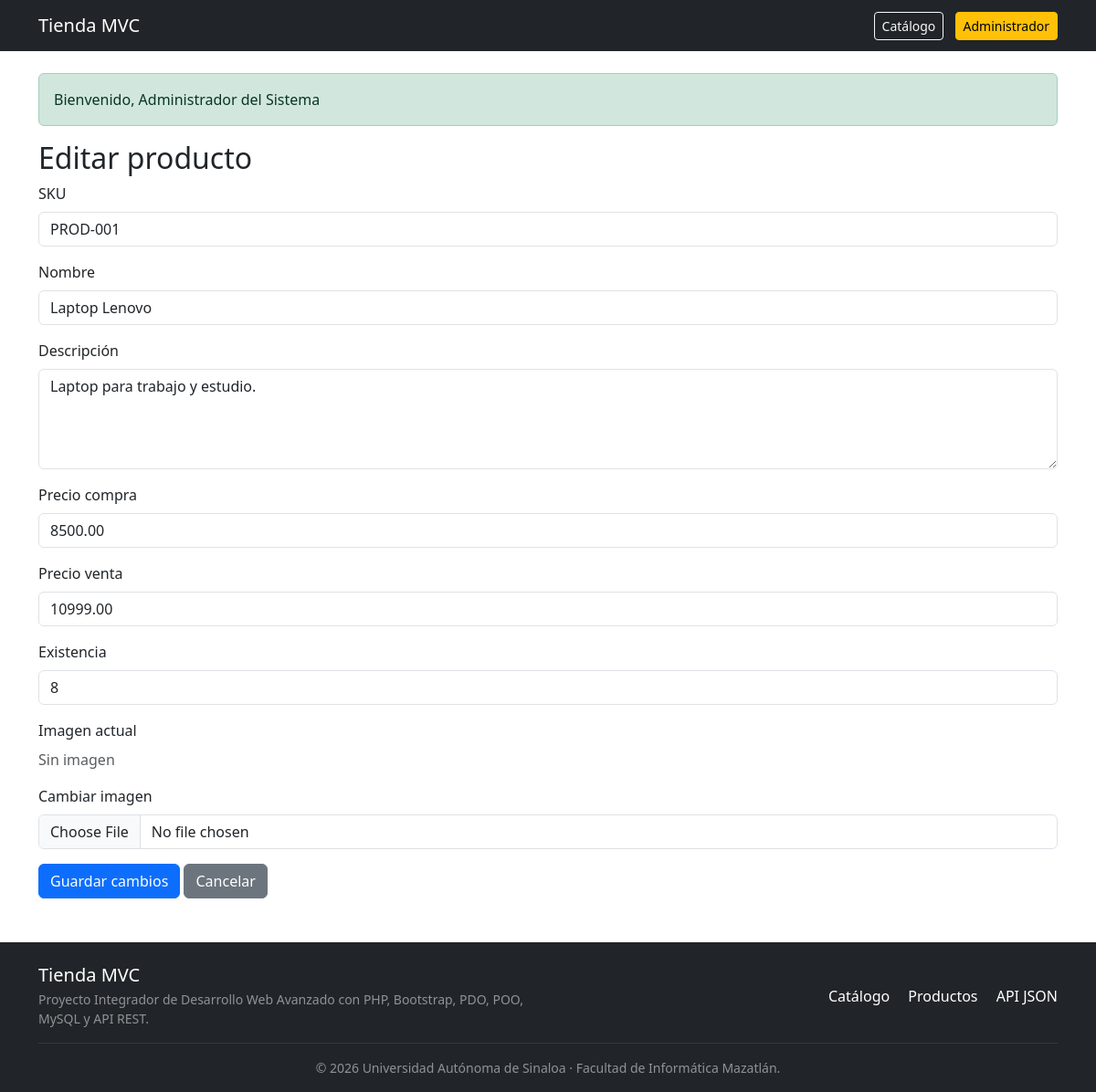
The page /index.php?route=productos/edit&id=1 (signed in) on the database its author committed.
### tables this page shows
CREATE TABLE IF NOT EXISTS productos (
    id INT AUTO_INCREMENT PRIMARY KEY,
    sku VARCHAR(50) NOT NULL UNIQUE,
    nombre VARCHAR(120) NOT NULL,
    descripcion TEXT NULL,
    precio_compra DECIMAL(10,2) NOT NULL DEFAULT 0.00,
    precio_venta DECIMAL(10,2) NOT NULL DEFAULT 0.00,
    existencia INT NOT NULL DEFAULT 0,
    imagen VARCHAR(255) NULL,
    created_at TIMESTAMP DEFAULT CURRENT_TIMESTAMP,
    updated_at TIMESTAMP DEFAULT CURRENT_TIMESTAMP ON UPDATE CURRENT_TIMESTAMP
);

### controllers/ProductoController.php (called while the page is built, shortened)
<?php
class ProductoController
{
    private ProductoModel $productoModel;
    public function __construct()
    {
        $this->productoModel = new ProductoModel();
    }
    public function edit(): void
    {
        $id = (int)($_GET['id'] ?? 0);
        $producto = $this->productoModel->obtenerPorId($id);
        require_once __DIR__ . '/../views/productos/edit.php';
    }
}
?>

### config/Autoload.php (called while the page is built, shortened)
<?php
spl_autoload_register(function ($class) {
    $baseDir = __DIR__ . '/../';
    $class = str_replace('\\', '/', $class);
    $parts = explode('/', $class);
    if (!empty($parts)) {
        $parts[0] = strtolower($parts[0]);
    }
    $file = $baseDir . implode('/', $parts) . '.php';
});

### config/Database.php (called while the page is built, shortened)
<?php
class Database
{
    private string $host = "localhost";
    private string $dbName = "productos";
    private string $username = "root";
    private string $password = "";
    private string $charset = "utf8mb4";
    public function connect(): PDO
    {
        try {
            $dsn = "mysql:host={$this->host};dbname={$this->dbName};charset={$this->charset}";
            $pdo = new PDO($dsn, $this->username, $this->password);
            $pdo->setAttribute(PDO::ATTR_ERRMODE, PDO::ERRMODE_EXCEPTION);
            $pdo->setAttribute(PDO::ATTR_DEFAULT_FETCH_MODE, PDO::FETCH_ASSOC);
            return $pdo;
        } catch (PDOException $e) {
            die("Error de conexión: " . $e->getMessage());
        }
    }
}

### models/ProductoModel.php (called while the page is built, shortened)
<?php
class ProductoModel
{
    private PDO $conexion;
    public function __construct()
    {
        $db = new Database();
        $this->conexion = $db->connect();
    }
    public function obtenerPorId(int $id): ?array
    {
        try {
            $sql = 'SELECT * FROM productos WHERE id = :id LIMIT 1';
            $stmt = $this->conexion->prepare($sql);
            $stmt->bindParam(':id', $id, PDO::PARAM_INT);
            $stmt->execute();
            $producto = $stmt->fetch();
            return $producto ?: null;
        } catch (PDOException $e) {
            return null;
        }
    }
}
?>

### views/productos/edit.php (the view, shortened to what this page needs)
<?php
require_once __DIR__ . '/../layouts/header.php';
?>
<h2>Editar producto</h2>
<form action="index.php?route=productos/update" method="POST" enctype="multipart/form-data">
    <div class="mb-3">
        <label class="form-label">SKU</label>
        <input
            type="text"
            name="sku"
            class="form-control"
            value="<?= htmlspecialchars($producto['sku']); ?>"
            required>
    </div>
    <div class="mb-3">
        <label class="form-label">Nombre</label>
        <input
            type="text"
            name="nombre"
            class="form-control"
            value="<?= htmlspecialchars($producto['nombre']); ?>"
            required>
    </div>
    <div class="mb-3">
        <label class="form-label">Descripción</label>
        <textarea
            name="descripcion"
            class="form-control"
            rows="4"
            required><?= htmlspecialchars($producto['descripcion']); ?></textarea>
    </div>
    <div class="mb-3">
        <label class="form-label">Precio compra</label>
        <input
            type="number"
            step="0.01"
            name="precio_compra"
            class="form-control"
            value="<?= htmlspecialchars((string)$producto['precio_compra']); ?>"
            required>
    </div>
    <div class="mb-3">
        <label class="form-label">Precio venta</label>
        <input
            type="number"
            step="0.01"
            name="precio_venta"
            class="form-control"
            value="<?= htmlspecialchars((string)$producto['precio_venta']); ?>"
            required>
    </div>
    <div class="mb-3">
        <label class="form-label">Existencia</label>
        <input
            type="number"
            name="existencia"
            class="form-control"
            value="<?= htmlspecialchars((string)$producto['existencia']); ?>"
            required>
    </div>
    <div class="mb-3">
        <label class="form-label">Imagen actual</label>
        <br>
        <?php if (!empty($producto['imagen'])): ?>
            <img
                src="views/img/<?= htmlspecialchars($producto['imagen']); ?>"
                width="150"
                class="img-thumbnail">
        <?php else: ?>
            <p class="text-muted">Sin imagen</p>
        <?php endif; ?>
    </div>
    <div class="mb-3">
        <label class="form-label">Cambiar imagen</label>
        <input
            type="file"
            name="imagen"
            class="form-control"
            accept=".jpg,.jpeg,.png,.webp">
    </div>
    <button type="submit" class="btn btn-primary">
        Guardar cambios
    </button>
    <a href="index.php?route=productos" class="btn btn-secondary">
        Cancelar
    </a>
</form>
<?php
require_once __DIR__ . '/../layouts/footer.php';
?>

### rows shown on the page
productos: sku "PROD-001", nombre "Laptop Lenovo", descripcion "Laptop para trabajo y estudio.", precio_compra "8500.00", precio_venta "10999.00", existencia "8"

### other values the page prints
$_SESSION['success'] "Bienvenido, Administrador del Sistema"
